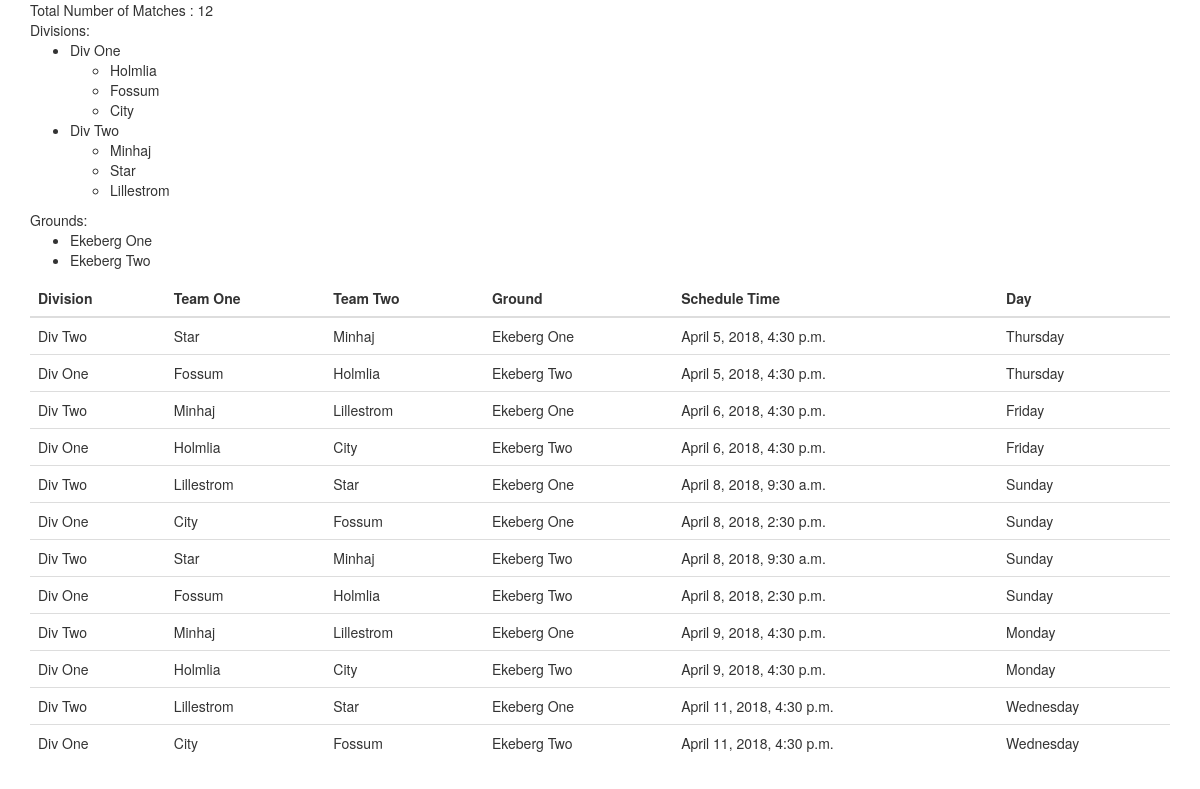
Page /schedule/ on the committed database.
### schedule/models.py (models this page shows, shortened)
class Division(models.Model):
    name = models.CharField(max_length=50)
    max_overs = models.IntegerField(default=50)
    match_duration = models.FloatField(default=3)
    def __str__(self):
        return self.name

class Team(models.Model):
    name = models.CharField(max_length=50)
    location = models.CharField(max_length=50)
    division = models.ForeignKey(Division, on_delete=models.CASCADE)
    def __str__(self):
        return self.name

class Ground(models.Model):
    name = models.CharField(max_length=50)
    location = models.CharField(max_length=50)
    def __str__(self):
        return self.name

class Schedule(models.Model):
    team1 = models.ForeignKey(Team, on_delete=models.CASCADE, related_name='schedule_team1')
    team2 = models.ForeignKey(Team, on_delete=models.CASCADE, related_name='schedule_team2')
    ground = models.ForeignKey(Ground, on_delete=models.CASCADE)
    schedule_time = models.DateTimeField(auto_now_add=False)

### schedule/views.py (the view)
# urls.py: path('schedule/', schedule, name='schedule'),
def schedule(request):
    schedule = Schedule.objects.all().all()
    grounds = Ground.objects.all().all()
    divs = Division.objects.all().all()
    return render(request, 'schedule.html', {'schedules': schedule, 'grounds': grounds, 'divs': divs})

### schedule/templates/schedule.html (shortened to what this page needs)
{% load static %}
<!DOCTYPE html>
<html>
<head>
    <link rel="stylesheet" href="https://code.jquery.com/ui/1.12.1/themes/base/jquery-ui.css">
    <link rel="stylesheet" href="https://maxcdn.bootstrapcdn.com/bootstrap/3.3.7/css/bootstrap.min.css"
>
    <link rel="stylesheet" href="{% static 'css/jquery-ui.multidatespicker.css' %}">
</head>
<body>
<div class="container">
    <div class="row">
        <div class="col-sm-12">Total Number of Matches : {{ schedules |length }}</div>
        <div class="col-sm-12">Divisions:
            <ul>
                {% for div in divs %}
                    <li>
                        {{ div.name }}
                        <ul>
                            {% for team in div.team_set.all %}
                                <li>{{ team.name }}</li>
                            {% endfor %}
                        </ul>
                    </li>
                {% endfor %}
            </ul>
        </div>
        <div class="col-sm-12">Grounds:
            <ul>
                {% for ground in grounds %}
                    <li>{{ ground.name }}</li>
                {% endfor %}
            </ul>
        </div>
        <div class="col-sm-12">
            <table class="table responsive">
                <thead>
                <th>Division</th>
                <th>Team One</th>
                <th>Team Two</th>
                <th>Ground</th>
                <th>Schedule Time</th>
                <th>Day</th>
                </thead>
                <tbody>
                {% for schedule in schedules %}
                    <tr>
                        <td>{{ schedule.team2.division }}</td>
                        <td>{{ schedule.team1 }}</td>
                        <td>{{ schedule.team2 }}</td>
                        <td>{{ schedule.ground }}</td>
                        <td>{{ schedule.schedule_time }}</td>
                        <td>{{ schedule.schedule_time|date:"l" }}</td>
                    </tr>
                {% endfor %}
                </tbody>
            </table>
        </div>
    </div>
</div>
</body>
</html>

### rows in the picture
Division: name "Div One"
Team: name "Holmlia"
Team: name "Fossum"
Team: name "City"
Division: name "Div Two"
Team: name "Minhaj"
Team: name "Star"
Team: name "Lillestrom"
Ground: name "Ekeberg One"
Ground: name "Ekeberg Two"
Schedule: team2.division "Div Two", team1 "Star", team2 "Minhaj", ground "Ekeberg One", schedule_time "April 5, 2018, 4:30 p.m.", schedule_time "Thursday"
Schedule: team2.division "Div One", team1 "Fossum", team2 "Holmlia", ground "Ekeberg Two", schedule_time "April 5, 2018, 4:30 p.m.", schedule_time "Thursday"
Schedule: team2.division "Div Two", team1 "Minhaj", team2 "Lillestrom", ground "Ekeberg One", schedule_time "April 6, 2018, 4:30 p.m.", schedule_time "Friday"
Schedule: team2.division "Div One", team1 "Holmlia", team2 "City", ground "Ekeberg Two", schedule_time "April 6, 2018, 4:30 p.m.", schedule_time "Friday"
Schedule: team2.division "Div Two", team1 "Lillestrom", team2 "Star", ground "Ekeberg One", schedule_time "April 8, 2018, 9:30 a.m.", schedule_time "Sunday"
Schedule: team2.division "Div One", team1 "City", team2 "Fossum", ground "Ekeberg One", schedule_time "April 8, 2018, 2:30 p.m.", schedule_time "Sunday"
Schedule: team2.division "Div Two", team1 "Star", team2 "Minhaj", ground "Ekeberg Two", schedule_time "April 8, 2018, 9:30 a.m.", schedule_time "Sunday"
Schedule: team2.division "Div One", team1 "Fossum", team2 "Holmlia", ground "Ekeberg Two", schedule_time "April 8, 2018, 2:30 p.m.", schedule_time "Sunday"
Schedule: team2.division "Div Two", team1 "Minhaj", team2 "Lillestrom", ground "Ekeberg One", schedule_time "April 9, 2018, 4:30 p.m.", schedule_time "Monday"
Schedule: team2.division "Div One", team1 "Holmlia", team2 "City", ground "Ekeberg Two", schedule_time "April 9, 2018, 4:30 p.m.", schedule_time "Monday"
Schedule: team2.division "Div Two", team1 "Lillestrom", team2 "Star", ground "Ekeberg One", schedule_time "April 11, 2018, 4:30 p.m.", schedule_time "Wednesday"
Schedule: team2.division "Div One", team1 "City", team2 "Fossum", ground "Ekeberg Two", schedule_time "April 11, 2018, 4:30 p.m.", schedule_time "Wednesday"

### other values in the picture
{{ schedules |length }} "12"
